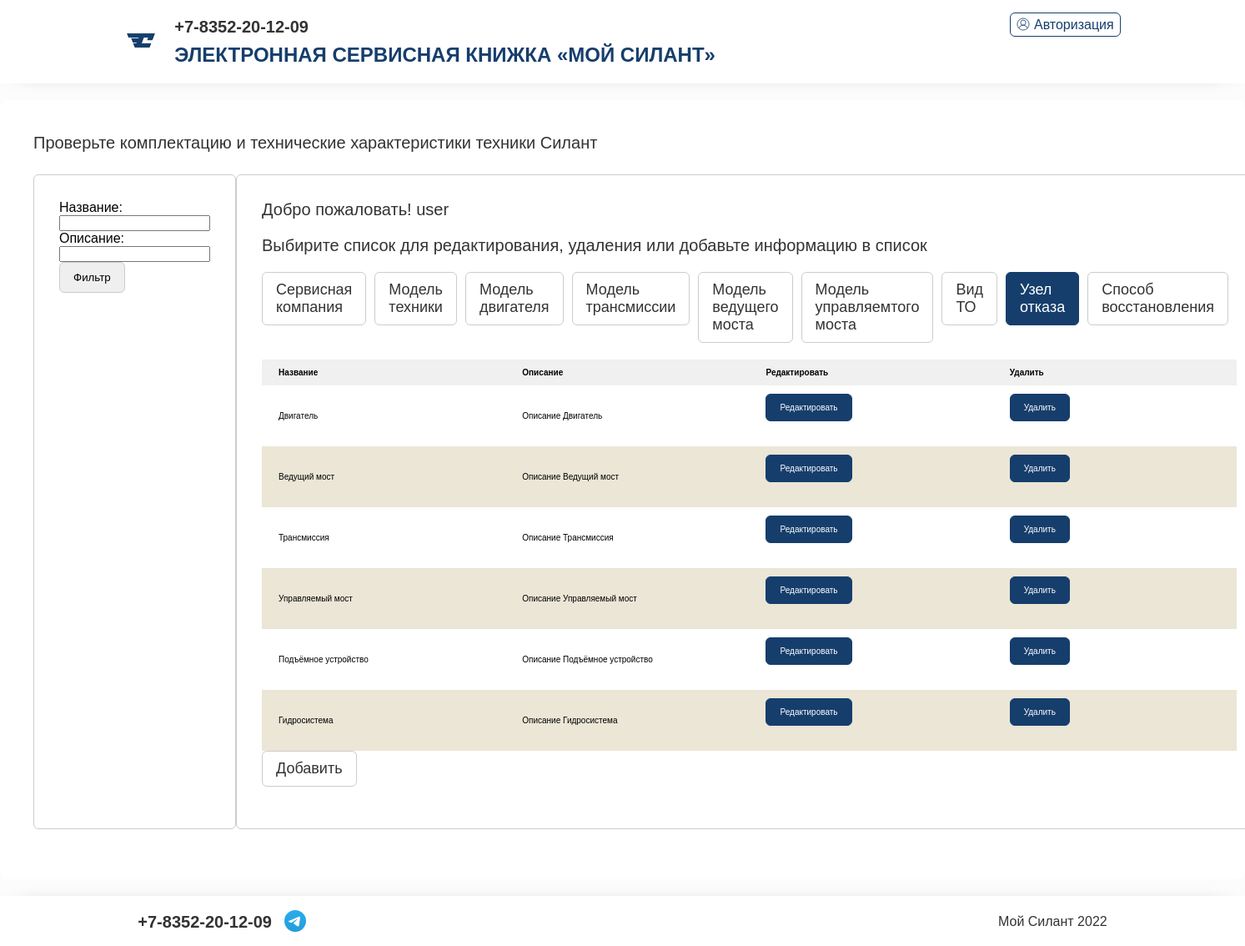
Screenshot of /fnode/ (signed in) with the database file from the repository.
### service/models.py (models this page shows, shortened)
class FailureNode(models.Model):
    name = models.TextField(verbose_name='Название')
    description = models.TextField(verbose_name='Описание')
    class Meta:
        verbose_name = 'Характер отказа'

### service/views.py (the view)
# urls.py: path('fnode/', FailureNodeListView.as_view(), name='fnode'),
class FailureNodeListView(PermissionRequiredMixin, ListView):
    permission_required = ('service.view_failurenode')
    model = FailureNode
    context_object_name = 'failurenode'
    template_name = 'lists/failurenode_list.html'
    queryset = FailureNode.objects.all()
    login_url = '/'
    def get_context_data(self, **kwargs):  # забираем отфильтрованные объекты переопределяя метод get_context_data у наследуемого класса (привет, полиморфизм, мы скучали!!!)
        context = super().get_context_data(**kwargs)
        context['filter'] = FailureNodeFilter(self.request.GET, queryset=self.get_queryset())  # вписываем наш фильтр в контекст
        return context

### templates/lists/failurenode_list.html (shortened to what this page needs)
<!DOCTYPE html>
{% extends 'base.html' %}
{% load static %}
{% block content %}
<div id="content">
  <div class="centrator">
    <section>
      <div class="line"><span class="title">Проверьте комплектацию и технические характеристики техники Силант</span></div>
      <div class="line">
        <div class="search_result">
          <div class="result_info">
            <div class="result_collection">
              <form method="GET">
              {{ filter.form }}
                <div class="tabs"><input class="tab" type="submit" value="Фильтр"></div>
              </form>
            </div>
          </div>
        </div>
        <div class="column">
          <div class="search_result">
            <div class="result_info"><span>Добро пожаловать! {{request.user.username}}</span></div>
            <div class="result_info"><span>Выбирите список для редактирования, удаления или добавьте информацию в список</span></div>
            <div class="result_collection">
              <div class="tabs">
                <a href="/servisecomp/"><div class="tab"><span>Сервисная компания</span></div></a>
                <a href="/modeltech/"><div class="tab"><span>Модель техники</span></div></a>
                <a href="/modeleng/"><div class="tab"><span>Модель двигателя</span></div></a>
                <a href="/modeltrans/"><div class="tab"><span>Модель трансмиссии</span></div></a>
                <a href="/modelaxel/"><div class="tab"><span>Модель ведущего моста</span></div></a>
                <a href="/modelsteer/"><div class="tab"><span>Модель управляемтого моста</span></div></a>
                <a href="/servisetype/"><div class="tab"><span>Вид ТО</span></div></a>
                <a href="/fnode/"><div class="tab active"><span>Узел отказа</span></div></a>
                <a href="/reco/"><div class="tab"><span>Способ восстановления</span></div></a>
              </div>
            </div>
            <div class="result_collection">
              <table>
                <tbody><tr>
                  <th class="nam left">Название</th>
                  <th class="nam left">Описание</th>
                  <th class="nam left">Редактировать</th>
                  <th class="nam left">Удалить</th>
                </tr>
                {% for m in filter.qs %}
                <tr id="myUL">
                  <td class="nam left">{{m.name}}</td>
                  <td class="nam left">{{m.description}}</td>
                  <td class="nam left">
                    <div class="tabs"><a href="{% url 'edit_fnode' m.pk %}"><div class="tab active"><span><div class="smalltext">Редактировать</div></span></div></a></div>
                  </td>
                  <td class="nam left">
                    <div class="tabs"><a href="{% url 'delete_fnode' m.pk %}"><div class="tab active"><span><div class="smalltext">Удалить</div></span></div></a></div>
                  </td>
                </tr>
                {% endfor %}
                </tbody></table>
              <div class="tabs"><a href="{% url 'create_fnode' %}"><div class="tab"><span>Добавить</span></div></a></div>
            </div>
          </div>
        </div>
      </div>
  </div>
</div>
        {% endblock content %}

### static/css/app_debug.css (style rules this page uses)
:root { --cold-color: #163e6c; --hot-color: #d20a11; --blanc-color: #ebe6d6; --basic-text-color: #333; --basic-border-color: #ccc; }
.smalltext { font-size: 10px; }
* { padding: 0; margin: 0; }
p, span, li { color: var(--basic-text-color); }
a:link, a:any-link { color: var(--cold-color); text-decoration: none; }
div, input, header, footer, section { box-sizing: border-box; position: relative; }
body { min-height: 100vh; display: flex; flex-direction: column; background: #fcfcfc; font-family: Astra Sans, Helvetica, Arial, sans-serif; }
.line { display: flex; flex-direction: row; width: 100%; }
.column { flex-direction: column; width: 100%; }
.centrator { display: flex; flex-direction: row; min-width: 80%; }
#content { align-self: stretch; display: flex; flex: 1; justify-content: center; }
#content section { background: #fff; width: 100%; margin: 20px 0; padding: 40px; border-radius: 10px; height: min-content; }
#content section .search_result { border: 1px solid var(--basic-border-color); padding: 30px; margin: 20px 0; border-radius: 6px; }
#content section .search_result .result_info span { font-size: 20px; display: block; margin: 0 0 20px; }
#content section .search_result .result_collection .tabs { display: flex; margin-bottom: 20px; }
#content section .search_result .result_collection .tabs .tab { padding: 10px 16px; border-radius: 6px; margin-right: 10px; border: 1px solid var(--basic-border-color); cursor: pointer; }
#content section .search_result .result_collection .tabs .tab span { font-size: 18px; }
#content section .search_result .result_collection .tabs .tab.active, #content section .search_result .result_collection .tabs .tab:hover { border-color: var(--cold-color); background: var(--cold-color); }
#content section .search_result .result_collection .tabs .tab.active span, #content section .search_result .result_collection .tabs .tab:hover span { color: #fff; }
#content section .search_result .result_collection table { border-spacing: 0; max-width: 100%; min-width: 100%; empty-cells: show; }
#content section .search_result .result_collection table tr th { background: #f0f0f0; font-weight: bold; font-size: 10px; }
#content section .search_result .result_collection table tr td { border-spacing: 0; }
#content section .search_result .result_collection table tr:nth-child(2n+1) td { background: var(--blanc-color); }
#content section .search_result .result_collection table tr td, #content section .search_result .result_collection table tr th { padding: 10px 20px; }
#content section .search_result .result_collection table tr td.left, #content section .search_result .result_collection table tr th.left { text-align: left; }
#content section .search_result .result_collection table tr td.nam, #content section .search_result .result_collection table tr th.nam { min-width: 10px; max-width: 50px; font-size: 10px; }
#content section .title { font-size: 20px; cursor: default; margin-bottom: 6px; }
#content section form { width: 100%; display: flex; flex-direction: column; }

### rows the page displays
FailureNode: name "Двигатель", description "Описание Двигатель"
FailureNode: name "Ведущий мост", description "Описание Ведущий мост"
FailureNode: name "Трансмиссия", description "Описание Трансмиссия"
FailureNode: name "Управляемый мост", description "Описание Управляемый мост"
FailureNode: name "Подъёмное устройство", description "Описание Подъёмное устройство"
FailureNode: name "Гидросистема", description "Описание Гидросистема"

### other values shown
{{ request.user.username }} "user"
